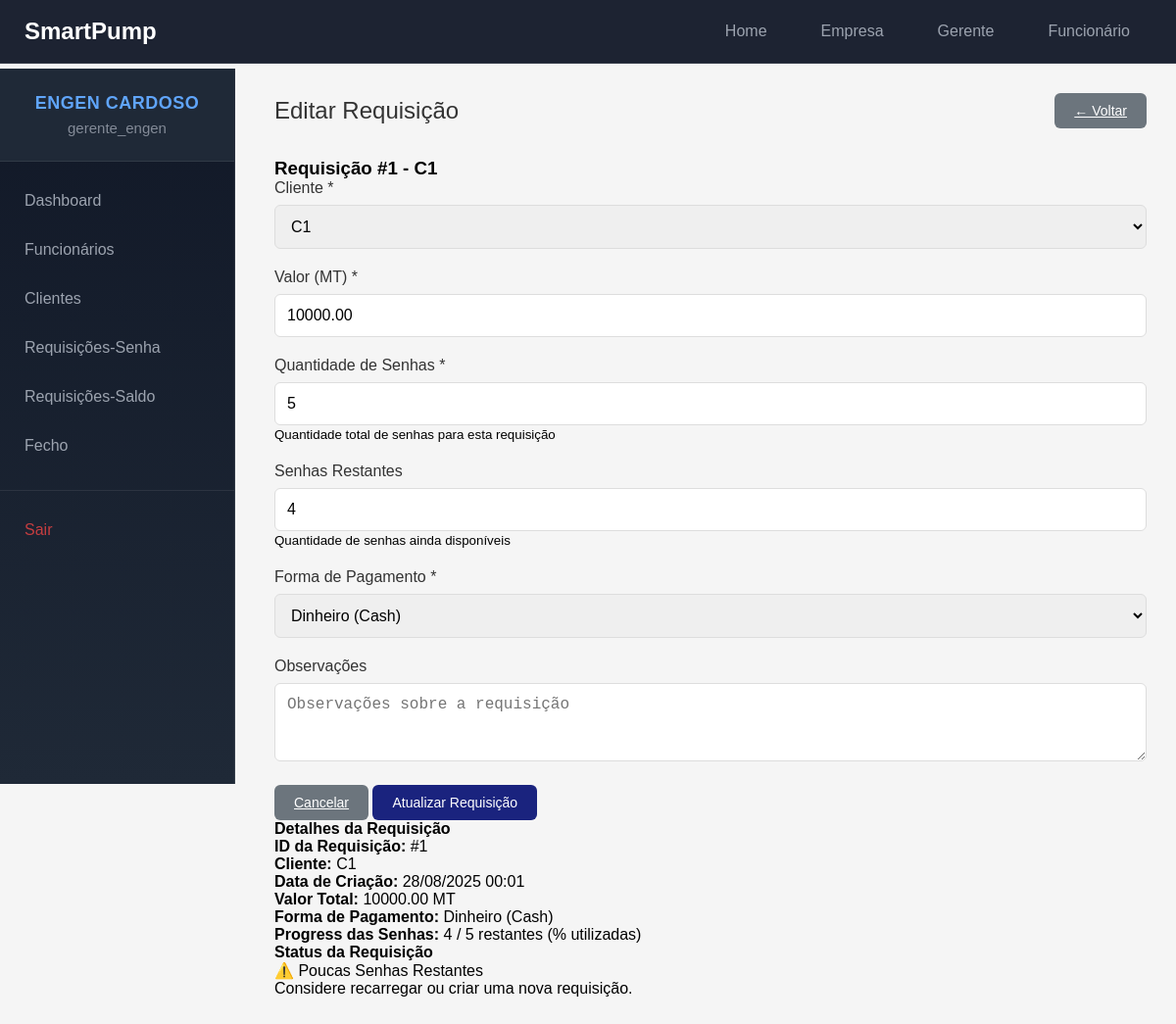
/gerente/requisicoes/editar/1/ (signed in), run on the app's committed database.
### empresas/models.py (models this page shows, shortened)
class Empresa(models.Model):
   nome = models.CharField(max_length=200)
   status = models.BooleanField(default=True)
   gerente = models.OneToOneField(User, on_delete=models.CASCADE, related_name='empresa_gerenciada')

### gerente/models.py (models this page shows, shortened)
class RequisicaoSenhas(models.Model):
    empresa = models.ForeignKey(Empresa, on_delete=models.CASCADE, related_name='requisicoes_senhas', null=True, blank=True)
    cliente = models.ForeignKey(Cliente, on_delete=models.CASCADE, related_name='requisicoes')
    valor = models.DecimalField(max_digits=10, decimal_places=2, validators=[MinValueValidator(0)])
    senhas = models.PositiveIntegerField(validators=[MinValueValidator(1)])
    funcionario_responsavel = models.ForeignKey(Funcionario, on_delete=models.SET_NULL, null=True, blank=True)
    data_criacao = models.DateTimeField(auto_now_add=True)
    data_conclusao = models.DateTimeField(null=True, blank=True)
    ativa = models.BooleanField(default=True)
    fecho = models.ForeignKey(Fecho, on_delete=models.SET_NULL, null=True, blank=True, related_name='requisicoes_senhas')
    FORMA_PAGAMENTO_CHOICES = [
        ('transferencia', 'Transferência Bancária'),
        ('cash', 'Dinheiro (Cash)'),
        ('pos', 'POS (Cartão)'),
    ]
    forma_pagamento = models.CharField(
        max_length=20,
        choices=FORMA_PAGAMENTO_CHOICES,
        verbose_name="Forma de Pagamento",
        default='cash'
    )
    banco = models.CharField(max_length=100, null=True, blank=True, verbose_name="Nome do Banco")
    banco = models.CharField(max_length=100, null=True, blank=True, verbose_name="Nome do Banco")
    @property
    def senhas_usadas(self):
       return self.lista_senhas.filter(usada=True).count()
    @property
    def senhas_restantes(self):
       return self.senhas - self.senhas_usadas

class Cliente(models.Model):
   empresa = models.ForeignKey(Empresa, on_delete=models.CASCADE, related_name='clientes', null=True, blank=True)
   nome = models.CharField(max_length=100)
   email = models.EmailField(blank=True, null=True)
   contacto = models.CharField(max_length=20, blank=True, null=True)
   endereco = models.TextField(blank=True, null=True)
   data_criacao = models.DateTimeField(auto_now_add=True)

### gerente/views.py (the view, shortened to what this page needs)
# urls.py: path('requisicoes/editar/<int:requisicao_id>/', views.editar_requisicao, name='editar_requisicao'),
@user_passes_test(is_gerente, login_url='/login/')
def editar_requisicao(request, requisicao_id):
    empresa = get_empresa_usuario(request.user)
    if not empresa:
        messages.error(request, 'Empresa não encontrada.')
        return redirect('login')
    requisicao = get_object_or_404(RequisicaoSenhas, id=requisicao_id, empresa=empresa, ativa=True)
    if requisicao.fecho:
        messages.error(request, f'Não é possível editar a requisição #{requisicao.id} pois ela já foi fechada no fecho #{requisicao.fecho.id}.')
        return redirect('requisicoes')
    clientes = Cliente.objects.filter(empresa=empresa).order_by('nome')
    context = {
        'requisicao': requisicao,
        'clientes': clientes,
    }
    return render(request, 'gerente/editar_requisicao.html', context)

### gerente/context_processors.py (called while the page is built)
def empresa_context(request):
    if request.user.is_authenticated:
        try:
            if hasattr(request.user, 'empresa_gerenciada'):
                return {'empresa_atual': request.user.empresa_gerenciada}
            elif hasattr(request.user, 'funcionario'):
                return {'empresa_atual': request.user.funcionario.empresa}
        except:
            pass
    return {'empresa_atual': None}

### gerente/views.py (called while the page is built)
def is_gerente(user):
  return user.groups.filter(name='Gerente').exists()

def get_empresa_usuario(user):
   try:
       if hasattr(user, 'empresa_gerenciada'):
           return user.empresa_gerenciada
       elif hasattr(user, 'funcionario'):
           return user.funcionario.empresa
   except:
       pass
   return None

### templates/gerente/editar_requisicao.html (shortened to what this page needs)
{% extends 'gerente/base.html' %}
{% block content %}
<div class="content-header">
    <h2>Editar Requisição</h2>
    <a href="{% url 'requisicoes' %}" class="btn-secondary">
        ← Voltar
    </a>
</div>
<div class="form-container">
    <div class="form-card">
        <div class="form-header">
            <h3>Requisição #{{ requisicao.id }} - {{ requisicao.cliente.nome }}</h3>
        </div>
        <form method="post" action="{% url 'editar_requisicao' requisicao.id %}">
            <div class="form-body">
                <div class="form-group">
                    <label for="cliente">Cliente <span class="required">*</span></label>
                    <select class="form-control" id="cliente" name="cliente" required>
                        {% for cliente in clientes %}
                        <option value="{{ cliente.id }}" {% if cliente.id == requisicao.cliente.id %}selected{% endif %}>
                            {{ cliente.nome }}
                        </option>
                        {% endfor %}
                    </select>
                </div>
                <div class="form-group">
                    <label for="valor">Valor (MT) <span class="required">*</span></label>
                    <input type="number" class="form-control" id="valor" name="valor" step="0.01" min="0"
                        value="{{ requisicao.valor }}" required>
                </div>
                <div class="form-group">
                    <label for="quantidade_senhas">Quantidade de Senhas <span class="required">*</span></label>
                    <input type="number" class="form-control" id="quantidade_senhas" name="quantidade_senhas" min="1"
                        value="{{ requisicao.senhas }}" required>
                    <small class="form-text">Quantidade total de senhas para esta requisição</small>
                </div>
                <div class="form-group">
                    <label for="senhas_restantes">Senhas Restantes</label>
                    <input type="number" class="form-control" id="senhas_restantes" name="senhas_restantes" min="0"
                        value="{{ requisicao.senhas_restantes }}">
                    <small class="form-text">Quantidade de senhas ainda disponíveis</small>
                </div>
                <div class="form-group">
                    <label for="forma_pagamento">Forma de Pagamento <span class="required">*</span></label>
                    <select class="form-control" id="forma_pagamento" name="forma_pagamento" required>
                        <option value="cash" {% if requisicao.forma_pagamento == 'cash' %}selected{% endif %}>
                            Dinheiro (Cash)
                        </option>
                    </select>
                </div>
                <div class="form-group">
                    <label for="observacoes">Observações</label>
                    <textarea class="form-control" id="observacoes" name="observacoes" rows="3"
                        placeholder="Observações sobre a requisição">{{ requisicao.observacoes|default:'' }}</textarea>
                </div>
            </div>
            <div class="form-footer">
                <a href="{% url 'requisicoes' %}" class="btn-secondary">Cancelar</a>
                <button type="submit" class="btn-submit">Atualizar Requisição</button>
            </div>
        </form>
    </div>
</div>
<div class="info-section">
    <div class="info-card">
        <h4>Detalhes da Requisição</h4>
        <div class="info-grid">
            <div class="info-item">
                <strong>ID da Requisição:</strong>
                <span>#{{ requisicao.id }}</span>
            </div>
            <div class="info-item">
                <strong>Cliente:</strong>
                <span>{{ requisicao.cliente.nome }}</span>
            </div>
            <div class="info-item">
                <strong>Data de Criação:</strong>
                <span>{{ requisicao.data_criacao|date:"d/m/Y H:i" }}</span>
            </div>
            <div class="info-item">
                <strong>Valor Total:</strong>
                <span class="valor-highlight">{{ requisicao.valor }} MT</span>
            </div>
            <div class="info-item">
                <strong>Forma de Pagamento:</strong>
                <span>
                    {% if requisicao.forma_pagamento == 'transferencia' %}
                    Transferência Bancária
                    {% if requisicao.banco %}
                    ({{ requisicao.banco }})
                    {% endif %}
                    {% elif requisicao.forma_pagamento == 'cash' %}
                    Dinheiro (Cash)
                    {% elif requisicao.forma_pagamento == 'pos' %}
                    POS (Cartão)
                    {% else %}
                    Não informado
                    {% endif %}
                </span>
            </div>
            <div class="info-item">
                <strong>Progress das Senhas:</strong>
                <span>
                    {{ requisicao.senhas_restantes }} / {{ requisicao.senhas }} restantes
                    {% if requisicao.senhas > 0 %}
                    ({{ percentual_utilizadas|floatformat:1 }}% utilizadas)
                    {% endif %}
                </span>
            </div>
        </div>
    </div>
</div>
<div class="info-section">
    <div class="info-card">
        <h4>Status da Requisição</h4>
        <div class="status-info">
            {% if requisicao.senhas_restantes == 0 %}
            <div class="status-badge status-completed">✅ Requisição Concluída</div>
            <p>Todas as senhas foram utilizadas.</p>
            {% elif requisicao.senhas_restantes <= 5 %}
            <div class="status-badge status-warning">⚠️ Poucas Senhas Restantes</div>
            <p>Considere recarregar ou criar uma nova requisição.</p>
            {% elif requisicao.senhas_restantes <= 15 %}
            <div class="status-badge status-medium">🔶 Senhas em Uso</div>
            <p>Requisição em andamento normal.</p>
            {% else %}
            <div class="status-badge status-high">🟢 Muitas Senhas Disponíveis</div>
            <p>Requisição recém-criada ou com muitas senhas restantes.</p>
            {% endif %}
        </div>
    </div>
</div>
{% endblock %}

### templates/gerente/sidebar.html (shortened to what this page needs)
<div class="sidebar">
    <div class="user-section">
        <div class="empresa-name">{{ empresa_atual.nome|default:"Sistema" }}</div>
        <div class="user-info">{{ request.user.get_full_name|default:request.user.username }}</div>
    </div>
    <nav class="sidebar-nav">
        <ul class="nav-list">
            <li class="nav-item">
                <a href="{% url 'dashboard' %}" class="nav-link {% if request.resolver_match.url_name == 'dashboard' %}active{% endif %}">
                    Dashboard
                </a>
            </li>
            <li class="nav-item">
                <a href="{% url 'funcionarios' %}" class="nav-link {% if request.resolver_match.url_name == 'funcionarios' %}active{% endif %}">
                    Funcionários
                </a>
            </li>
            <li class="nav-item">
                <a href="{% url 'clientes' %}" class="nav-link {% if request.resolver_match.url_name == 'clientes' %}active{% endif %}">
                    Clientes
                </a>
            </li>
            <li class="nav-item">
                <a href="{% url 'requisicoes' %}" class="nav-link {% if request.resolver_match.url_name == 'requisicoes' %}active{% endif %}">
                    Requisições-Senha
                </a>
            </li>
            <li class="nav-item">
                <a href="{% url 'requisicoes_saldo' %}" class="nav-link {% if request.resolver_match.url_name == 'requisicoes_saldo' %}active{% endif %}">
                    Requisições-Saldo
                </a>
            </li>
            <li class="nav-item">
                <a href="{% url 'fecho' %}" class="nav-link {% if request.resolver_match.url_name == 'fechos' %}active{% endif %}">
                    Fecho
                </a>
            </li>
            <li class="nav-item nav-divider">
                <a href="{% url 'logout' %}" class="nav-link nav-logout">
                    Sair
                </a>
            </li>
        </ul>
    </nav>
</div>

### templates/gerente/base.html (style rules this page uses)
* { margin: 0; padding: 0; box-sizing: border-box; }
body { font-family: Arial, sans-serif; background-color: #f5f5f5; overflow-x: hidden; padding-top: 65px; }
.content-header { margin-bottom: 30px; display: flex; justify-content: space-between; align-items: center; }
.content-header h2 { color: #333; font-size: 24px; font-weight: normal; }
.form-group { margin-bottom: 20px; }
.form-group label { display: block; margin-bottom: 8px; color: #333; font-weight: 500; }
.form-control { width: 100%; padding: 12px; border: 1px solid #ddd; border-radius: 6px; font-size: 16px; transition: border-color 0.3s ease, box-shadow 0.3s ease; }
.btn-secondary { background-color: #6c757d; color: white; padding: 10px 20px; border: none; border-radius: 6px; cursor: pointer; font-size: 14px; font-weight: 500; transition: background-color 0.3s ease; }
.btn-submit { background-color: #1a237e; color: white; padding: 10px 20px; border: none; border-radius: 6px; cursor: pointer; font-size: 14px; font-weight: 500; transition: background-color 0.3s ease; }

### templates/gerente/navbar.html (style rules this page uses)
.nav-link { color: rgba(255, 255, 255, 0.8); text-decoration: none; padding: 8px 16px; border-radius: 6px; transition: all 0.2s ease; font-size: 0.95rem; font-weight: 400; }

### templates/gerente/sidebar.html (style rules this page uses)
.sidebar { width: 240px; background: linear-gradient(180deg, #111827, #1f2937); min-height: calc(100vh - 70px); position: fixed; left: 0; top: 70px; overflow-y: auto; border-right: 1px solid rgba(255,255,255,0.1); z-index: 1000; }
.user-section { padding: 25px 15px; background: #1f2937; text-align: center; border-bottom: 1px solid rgba(255, 255, 255, 0.08); }
.empresa-name { color: #60a5fa; font-size: 18px; font-weight: 700; letter-spacing: 0.5px; margin-bottom: 6px; text-transform: uppercase; }
.user-info { color: #9ca3af; font-size: 15px; font-weight: 500; opacity: 0.8; }
.sidebar-nav { padding-top: 15px; }
.nav-list { list-style: none; padding: 0; margin: 0; }
.nav-item { margin: 0; }
.nav-divider { margin-top: auto; border-top: 1px solid rgba(255, 255, 255, 0.08); padding-top: 15px; margin-top: 20px; }
.nav-link { display: block; padding: 16px 22px; color: #9ca3af; text-decoration: none; font-size: 16px; font-weight: 500; border-left: 3px solid transparent; position: relative; }
.nav-logout { color: #ef4444 !important; opacity: 0.8; }

### data on the page
Empresa: nome "ENGEN CARDOSO"
RequisicaoSenhas: id "1", cliente.nome "C1", cliente "C1", valor "10000.00", quantidade_senhas "5", senhas_restantes "4", forma_pagamento "Dinheiro (Cash)", data_criacao "28/08/2025 00:01", senhas "5"

### other printed values
{{ request.user.get_full_name|default:request.user.username }} "gerente_engen"
